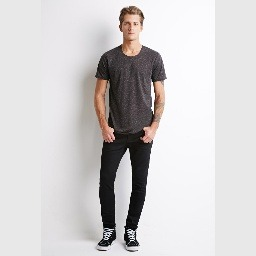
#> input picture Dataset/id_00000080/01_7_additional_11zon.jpeg, 256 x 256 px, given in place of 01_1_front.jpg, which was not available
$ jupyter execute Tugas4_Image_Processing.ipynb   (shell and % lines are left out)   (older library calls are emulated)   (text cells are left out)
#> lines starting #> are read from the running program, lines starting #| are printed output that depends on the picture; after the words box and inside, x2 and y2 are one past the last pixel; in counts of white or black regions, pixels touching at a corner belong together; pictures that were not available may be replaced by others from this repository, and a replacement may not be noted
[cell 1]
import wget
url = "https://github.com/jodysuseno/TugasAkhirTKC_073-079/blob/main/Dataset/id_00000080/01_7_additional.jpg?raw=true"
wget.download(url)

[cell 2]
# import the necessary packages
from skimage.exposure import rescale_intensity
from matplotlib import pyplot as plt
import numpy as np
import argparse
import cv2

[cell 3]
def plt_imshow(title, image):
	# convert the image frame BGR to RGB color space and display it
	image = cv2.cvtColor(image, cv2.COLOR_BGR2RGB)
	plt.imshow(image)
	plt.title(title)
	plt.grid(False)
	plt.show()

[cell 4]
# since we are using Jupyter Notebooks we can replace our argument
# parsing code with *hard coded* arguments and values
args = {
	"image": "/content/01_1_front.jpg",
  "scharr": 0
}

[cell 5]
# load the image and display it
image = cv2.imread(args["image"])
#> image is the input picture: shape (256, 256, 3); mean B, G, R 206.4, 206.2, 208.8
plt_imshow("Image", image)

# convert the image to grayscale and blur it slightly
gray = cv2.cvtColor(image, cv2.COLOR_BGR2GRAY)
blurred = cv2.GaussianBlur(gray, (7, 7), 0)

[cell 6]
# apply simple thresholding with a hardcoded threshold value
(T, threshInv) = cv2.threshold(blurred, 230, 255,
	cv2.THRESH_BINARY_INV)
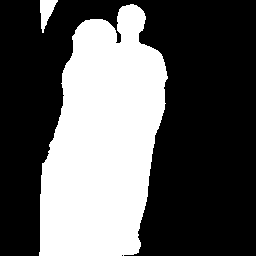
#> threshInv: shape (256, 256); 36.3% white; 2 white regions, box (x1, y1, x2, y2) and area: (39, 4, 168, 256) 23455, (40, 0, 58, 33) 314
plt_imshow("Simple Thresholding", threshInv)

[cell 7]
# apply Otsu's automatic thresholding
(T, threshInv) = cv2.threshold(blurred, 0, 255,
	cv2.THRESH_BINARY_INV | cv2.THRESH_OTSU)
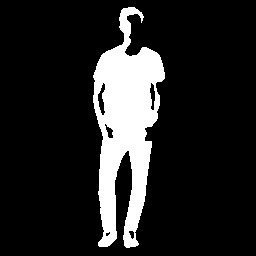
#> threshInv: shape (256, 256); 14% white; 1 white region, box (x1, y1, x2, y2) and area: (93, 7, 165, 248) 9201
#> T = 148
plt_imshow("Otsu Thresholding", threshInv)

[cell 8]
# instead of manually specifying the threshold value, we can use
# adaptive thresholding to examine neighborhoods of pixels and
# adaptively threshold each neighborhood
thresh = cv2.adaptiveThreshold(blurred, 255,
	cv2.ADAPTIVE_THRESH_MEAN_C, cv2.THRESH_BINARY_INV, 21, 10)
#> thresh: shape (256, 256); 9.8% white; 7 white regions (3 under 20 px), largest, box (x1, y1, x2, y2) and area: (94, 6, 166, 253) 6268, (143, 85, 150, 104) 70, (84, 230, 92, 240) 59, (83, 78, 87, 89) 23
plt_imshow("Mean Adaptive Thresholding", thresh)

[cell 9]
# perform adaptive thresholding again, this time using a Gaussian
# weighting versus a simple mean to compute our local threshold
# value
thresh = cv2.adaptiveThreshold(blurred, 255,
	cv2.ADAPTIVE_THRESH_GAUSSIAN_C, cv2.THRESH_BINARY_INV, 21, 4)
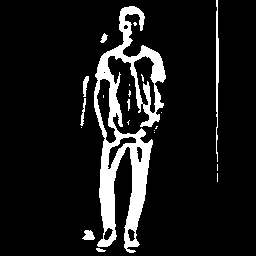
#> thresh: shape (256, 256); 10.4% white; 21 white regions (13 under 20 px), largest, box (x1, y1, x2, y2) and area: (94, 6, 166, 253) 6119, (216, 0, 219, 162) 326, (82, 230, 95, 240) 91
plt_imshow("Gaussian Adaptive Thresholding", thresh)

[cell 10]
# load the image, convert it to grayscale, and blur it slightly
image = cv2.imread(args["image"])
gray = cv2.cvtColor(image, cv2.COLOR_BGR2GRAY)
blurred = cv2.GaussianBlur(gray, (5, 5), 0)

# show the original and blurred images
plt_imshow("Original", image)
plt_imshow("Blurred", blurred)

[cell 11]
# compute a "wide", "mid-range", and "tight" threshold for the edges
# using the Canny edge detector
wide = cv2.Canny(blurred, 10, 200)
#> wide: shape (256, 256); 2.3% white in thin lines or dots, all inside (x1, y1, x2, y2) = (94, 6, 167, 253)
mid = cv2.Canny(blurred, 30, 150)
tight = cv2.Canny(blurred, 240, 250)
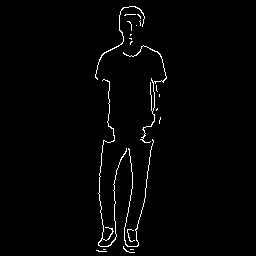
#> tight: shape (256, 256); 1.6% white in thin lines or dots, all inside (x1, y1, x2, y2) = (95, 6, 167, 253)

# show the output Canny edge maps
plt_imshow("Wide Edge Map", wide)
plt_imshow("Mid Edge Map", mid)
plt_imshow("Tight Edge Map", tight)

[cell 12]
# load the original image and show it
image = cv2.imread(args["image"])
plt_imshow("Image", image)

# loop over each of the individual channels and display them
for (name, chan) in zip(("B", "G", "R"), cv2.split(image)):
    plt_imshow(name, chan)
#> this loop made 3 passes
#> name on passes 1 to 3: 'B', 'G', 'R'
#> pass 1, in plt_imshow (call 12), `image = cv2.cvtColor(image, cv2.COLOR_BGR2RGB)`:
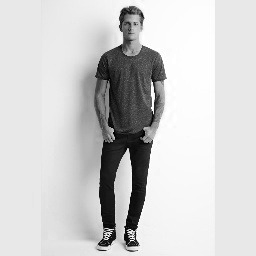
#> image: shape (256, 256, 3); min 0, max 255, mean 206.4

[cell 13]
# convert the image to the HSV color space and show it
hsv = cv2.cvtColor(image, cv2.COLOR_BGR2HSV)
#> hsv: shape (256, 256, 3); mean H, S, V 72, 8.9, 209.6
plt_imshow("HSV", hsv)
#> in plt_imshow (call 15), `image = cv2.cvtColor(image, cv2.COLOR_BGR2RGB)`: image: shape (256, 256, 3); mean H, S, V 209.6, 8.9, 72

# loop over each of the invidiaul channels and display them
for (name, chan) in zip(("H", "S", "V"), cv2.split(hsv)):
	plt_imshow(name, chan)
#> this loop made 3 passes

[cell 14]
# convert the image to the L*a*b* color space and show it
lab = cv2.cvtColor(image, cv2.COLOR_BGR2LAB)
#> lab: shape (256, 256, 3); mean of channels 0, 1, 2 209.7, 128.9, 128.3
plt_imshow("L*a*b*", lab)
#> in plt_imshow (call 19), `image = cv2.cvtColor(image, cv2.COLOR_BGR2RGB)`: image: shape (256, 256, 3); mean of channels 0, 1, 2 128.3, 128.9, 209.7

# loop over each of the invidiaul channels and display them
for (name, chan) in zip(("L*", "a*", "b*"), cv2.split(lab)):
	plt_imshow(name, chan)
#> this loop made 3 passes

[cell 15]
# show the original and grayscale versions of the image
gray = cv2.cvtColor(image, cv2.COLOR_BGR2GRAY)
plt_imshow("Original", image)
plt_imshow("Grayscale", gray)

[cell 16]
def convolve(image, kernel):
	# grab the spatial dimensions of the image, along with
	# the spatial dimensions of the kernel
	(iH, iW) = image.shape[:2]
	(kH, kW) = kernel.shape[:2]

	# allocate memory for the output image, taking care to
	# "pad" the borders of the input image so the spatial
	# size (i.e., width and height) are not reduced
	pad = (kW - 1) // 2
	image = cv2.copyMakeBorder(image, pad, pad, pad, pad,
		cv2.BORDER_REPLICATE)
	output = np.zeros((iH, iW), dtype="float32")

	# loop over the input image, "sliding" the kernel across
	# each (x, y)-coordinate from left-to-right and top to
	# bottom
	for y in np.arange(pad, iH + pad):
		for x in np.arange(pad, iW + pad):
			# extract the ROI of the image by extracting the
			# *center* region of the current (x, y)-coordinates
			# dimensions
			roi = image[y - pad:y + pad + 1, x - pad:x + pad + 1]

			# perform the actual convolution by taking the
			# element-wise multiplicate between the ROI and
			# the kernel, then summing the matrix
			k = (roi * kernel).sum()

			# store the convolved value in the output (x,y)-
			# coordinate of the output image
			output[y - pad, x - pad] = k

	# rescale the output image to be in the range [0, 255]
	output = rescale_intensity(output, in_range=(0, 255))
	output = (output * 255).astype("uint8")

	# return the output image
	return output

[cell 17]
# construct average blurring kernels used to smooth an image
smallBlur = np.ones((7, 7), dtype="float") * (1.0 / (7 * 7))
largeBlur = np.ones((21, 21), dtype="float") * (1.0 / (21 * 21))

# construct a sharpening filter
sharpen = np.array((
	[0, -1, 0],
	[-1, 5, -1],
	[0, -1, 0]), dtype="int")

# construct the Laplacian kernel used to detect edge-like
# regions of an image
laplacian = np.array((
	[0, 1, 0],
	[1, -4, 1],
	[0, 1, 0]), dtype="int")

# construct the Sobel x-axis kernel
sobelX = np.array((
	[-1, 0, 1],
	[-2, 0, 2],
	[-1, 0, 1]), dtype="int")

# construct the Sobel y-axis kernel
sobelY = np.array((
	[-1, -2, -1],
	[0, 0, 0],
	[1, 2, 1]), dtype="int")

# construct the kernel bank, a list of kernels we're going
# to apply using both our custom `convole` function and
# OpenCV's `filter2D` function
kernelBank = (
	("small_blur", smallBlur),
	("large_blur", largeBlur),
	("sharpen", sharpen),
	("laplacian", laplacian),
	("sobel_x", sobelX),
	("sobel_y", sobelY)
)

[cell 18]
# load the input image and convert it to grayscale
image = cv2.imread(args["image"])
gray = cv2.cvtColor(image, cv2.COLOR_BGR2GRAY)

# loop over the kernels
for (kernelName, kernel) in kernelBank:
	# apply the kernel to the grayscale image using both
	# our custom `convole` function and OpenCV's `filter2D`
	# function
	print("[INFO] applying {} kernel".format(kernelName))
	convoleOutput = convolve(gray, kernel)
	opencvOutput = cv2.filter2D(gray, -1, kernel)

	# show the output images
	plt_imshow("original", gray)
	plt_imshow("{} - convole".format(kernelName), convoleOutput)
	plt_imshow("{} - opencv".format(kernelName), opencvOutput)
#> this loop made 6 passes
#> pass 1, `convoleOutput = convolve(gray, kernel)`:
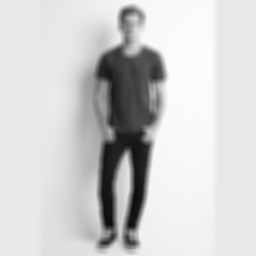
#> convoleOutput: shape (256, 256); min 11, max 252, mean 206.7

[cell 19]
# load the image, convert it to grayscale, and display the original
# grayscale image
image = cv2.imread(args["image"])
gray = cv2.cvtColor(image, cv2.COLOR_BGR2GRAY)
plt_imshow("Gray", gray)

[cell 20]
# set the kernel size, depending on whether we are using the Sobel
# operator of the Scharr operator, then compute the gradients along
# the x and y axis, respectively
ksize = -1 if args["scharr"] > 0 else 3
gX = cv2.Sobel(gray, ddepth=cv2.CV_32F, dx=1, dy=0, ksize=ksize)
gY = cv2.Sobel(gray, ddepth=cv2.CV_32F, dx=0, dy=1, ksize=ksize)
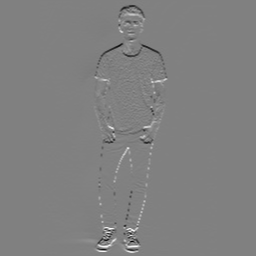
#> gY: shape (256, 256) float32; min -915, max 895, mean -0.2; drawn with min black and max white

# the gradient magnitude images are now of the floating point data
# type, so we need to take care to convert them back a to unsigned
# 8-bit integer representation so other OpenCV functions can operate
# on them and visualize them
gX = cv2.convertScaleAbs(gX)
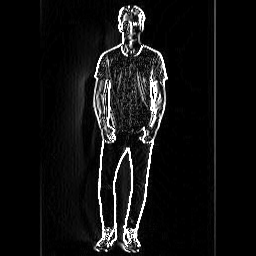
#> gX: shape (256, 256); min 0, max 255, mean 17.7
gY = cv2.convertScaleAbs(gY)
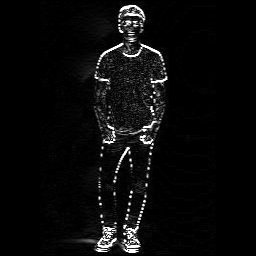
#> gY: shape (256, 256); min 0, max 255, mean 10.6

# combine the gradient representations into a single image
combined = cv2.addWeighted(gX, 0.5, gY, 0.5, 0)
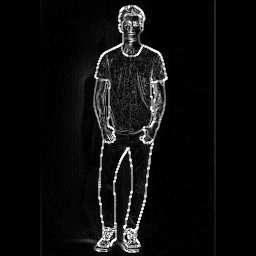
#> combined: shape (256, 256); min 0, max 255, mean 14.2

# show our output images
plt_imshow("Sobel/Scharr X", gX)
plt_imshow("Sobel/Scharr Y", gY)
plt_imshow("Sobel/Scharr Combined", combined)

[cell 21]
# load the input image and convert it to grayscale
image = cv2.imread(args["image"])
gray = cv2.cvtColor(image, cv2.COLOR_BGR2GRAY)

# compute gradients along the x and y axis, respectively
gX = cv2.Sobel(gray, cv2.CV_64F, 1, 0)
gY = cv2.Sobel(gray, cv2.CV_64F, 0, 1)

# compute the gradient magnitude and orientation
magnitude = np.sqrt((gX ** 2) + (gY ** 2))
orientation = np.arctan2(gY, gX) * (180 / np.pi) % 180

[cell 22]
# initialize a figure to display the input grayscale image along with
# the gradient magnitude and orientation representations, respectively
(fig, axs) = plt.subplots(nrows=1, ncols=3, figsize=(8, 4))

# plot each of the images
axs[0].imshow(gray, cmap="gray")
axs[1].imshow(magnitude, cmap="jet")
axs[2].imshow(orientation, cmap="jet")

# set the titles of each axes
axs[0].set_title("Grayscale")
axs[1].set_title("Gradient Magnitude")
axs[2].set_title("Gradient Orientation [0, 180]")

# loop over each of the axes and turn off the x and y ticks
for i in range(0, 3):
	axs[i].get_xaxis().set_ticks([])
	axs[i].get_yaxis().set_ticks([])

# show the plots
plt.tight_layout()
plt.show()

[cell 23]
# load the image, convert it to grayscale, and display it to our
# screen
image = cv2.imread(args["image"])
gray = cv2.cvtColor(image, cv2.COLOR_BGR2GRAY)
plt_imshow("Original", image)

# apply a series of erosions
for i in range(0, 3):
	eroded = cv2.erode(gray.copy(), None, iterations=i + 1)
	plt_imshow("Eroded {} times".format(i + 1), eroded)

[cell 24]
# display the original image
plt_imshow("Original", image)

# apply a series of dilations
for i in range(0, 3):
	dilated = cv2.dilate(gray.copy(), None, iterations=i + 1)
	plt_imshow("Dilated {} times".format(i + 1), dilated)

[cell 25]
# close all windows to cleanup the screen, then initialize a list of
# of kernels sizes that will be applied to the image
plt_imshow("Original", image)
kernelSizes = [(3, 3), (5, 5), (7, 7)]

# loop over the kernels sizes
for kernelSize in kernelSizes:
	# construct a rectangular kernel from the current size and then
	# apply an "opening" operation
	kernel = cv2.getStructuringElement(cv2.MORPH_RECT, kernelSize)
	opening = cv2.morphologyEx(gray, cv2.MORPH_OPEN, kernel)
	plt_imshow("Opening: ({}, {})".format(
		kernelSize[0], kernelSize[1]), opening)

[cell 26]
# display the original image
plt_imshow("Original", image)

# loop over the kernels sizes again
for kernelSize in kernelSizes:
	# construct a rectangular kernel form the current size, but this
	# time apply a "closing" operation
	kernel = cv2.getStructuringElement(cv2.MORPH_RECT, kernelSize)
	closing = cv2.morphologyEx(gray, cv2.MORPH_CLOSE, kernel)
	plt_imshow("Closing: ({}, {})".format(
		kernelSize[0], kernelSize[1]), closing)
#> this loop made 3 passes
#> kernel on pass 1: [[1, 1, 1], [1, 1, 1], [1, 1, 1]]

[cell 27]
# display the original image
plt_imshow("Original", image)

# loop over the kernels a final time
for kernelSize in kernelSizes:
	# construct a rectangular kernel and apply a "morphological
	# gradient" operation to the image
	kernel = cv2.getStructuringElement(cv2.MORPH_RECT, kernelSize)
	gradient = cv2.morphologyEx(gray, cv2.MORPH_GRADIENT, kernel)
	plt_imshow("Gradient: ({}, {})".format(
		kernelSize[0], kernelSize[1]), gradient)

[cell 28]
# load the image and convert it to grayscale
image = cv2.imread(args["image"])
gray = cv2.cvtColor(image, cv2.COLOR_BGR2GRAY)

# construct a rectangular kernel (13x5) and apply a blackhat
# operation which enables us to find dark regions on a light
# background
rectKernel = cv2.getStructuringElement(cv2.MORPH_RECT, (13, 5))
blackhat = cv2.morphologyEx(gray, cv2.MORPH_BLACKHAT, rectKernel)

# similarly, a tophat (also called a "whitehat") operation will
# enable us to find light regions on a dark background
tophat = cv2.morphologyEx(gray, cv2.MORPH_TOPHAT, rectKernel)

# show the output images
plt_imshow("Original", image)
plt_imshow("Blackhat", blackhat)
plt_imshow("Tophat", tophat)

[cell 29]
# load the image, display it to our screen, and initialize a list of
# kernel sizes (so we can evaluate the relationship between kernel
# size and amount of blurring)
image = cv2.imread(args["image"])
plt_imshow("Original", image)
kernelSizes = [(3, 3), (9, 9), (15, 15)]

# loop over the kernel sizes
for (kX, kY) in kernelSizes:
	# apply an "average" blur to the image using the current kernel
	# size
	blurred = cv2.blur(image, (kX, kY))
	plt_imshow("Average ({}, {})".format(kX, kY), blurred)

[cell 30]
# display the original image
plt_imshow("Original", image)

# loop over the kernel sizes again
for (kX, kY) in kernelSizes:
	# apply a "Gaussian" blur to the image
	blurred = cv2.GaussianBlur(image, (kX, kY), 0)
	plt_imshow("Gaussian ({}, {})".format(kX, kY), blurred)

[cell 31]
# display the original image
plt_imshow("Original", image)

# loop over the kernel sizes a final time
for k in (3, 9, 15):
	# apply a "median" blur to the image
	blurred = cv2.medianBlur(image, k)
	plt_imshow("Median {}".format(k), blurred)

[cell 32]
# load the image, display it to our screen, and construct a list of
# bilateral filtering parameters that we are going to explore
image = cv2.imread(args["image"])
plt_imshow("Original", image)
params = [(11, 21, 7), (11, 41, 21), (11, 61, 39)]

# loop over the diameter, sigma color, and sigma space
for (diameter, sigmaColor, sigmaSpace) in params:
	# apply bilateral filtering to the image using the current set of
	# parameters
	blurred = cv2.bilateralFilter(image, diameter, sigmaColor, sigmaSpace)

	# show the output image and associated parameters
	title = "Blurred d={}, sc={}, ss={}".format(
		diameter, sigmaColor, sigmaSpace)
	plt_imshow(title, blurred)
